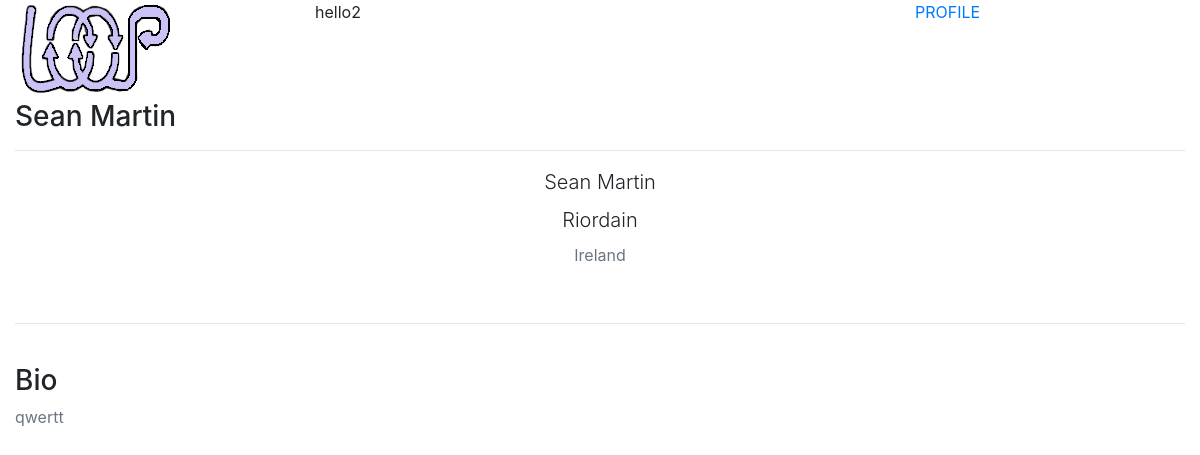
/profiles/4/detail/ (signed in), run on the app's committed database.
### profiles/models.py (models this page shows, shortened)
class Profile(models.Model):
    user = models.OneToOneField(
        User,
        default=1,
        on_delete=models.CASCADE
    )
    fname = models.CharField(max_length=100)
    lname = models.CharField(max_length=100)
    age = models.IntegerField()
    gender = models.CharField(
        max_length=5,
        default=1,
        choices=GENDER_CHOICES
    )
    status = models.CharField(
        max_length=10,
        default=1,
        choices=STATUS_CHOICES
    )
    location = models.CharField(max_length=100, default='Ireland')
    bio = models.TextField(blank=True, default='I have no bio yet :(')
    created_at = models.DateTimeField(auto_now_add=True)
    objects = ProfileManager()

### profiles/views.py (the view)
class ProfileDetailView(LoginRequiredMixin, DetailView):
  queryset = Profile.objects.all()
  context_object_name = 'profile'
  def get_object(self, *args, **kwargs):
    return get_object_or_404(
      Profile,
      pk=self.kwargs.get('id')
    )
  def get_context_data(self, *args, **kwargs):
    context = super(ProfileDetailView, self).get_context_data(*args, **kwargs)
    context['title'] = self.get_object().fname
    return context

### user/models.py (called while the page is built)
    @property
    def is_active(self, *args, **kwargs):
	    return self.active

### profiles/templates/profiles/profile_detail.html (shortened to what this page needs)
{% extends "base.html" %}
{% block content %}
<div class="profiles-detail">
  <header class="page-header d-flex">
    <h3 class="page-heading m-0">{{title}}</h3>
  </header>
  <hr>
  <div class="profile-detail-inner d-detail-grid">
    <div class="text-center">
      <p class="lead mb-2">{{profile.fname}}</p>
      <p class="lead mb-2">{{profile.lname}}</p>
      <p class="text-muted">{{profile.location}}</p>
    </div>
  </div>
  <br>
  <hr>
  <br>
  <div class="row">
    <div class="col-sm-12 col-md-6">
      <h3>Bio</h3>
      <p class="text-muted">{{profile.bio}}</p>
    </div>
  </div>
</div>
{% endblock content %}

### data on the page
Profile: fname "Sean Martin", lname "Riordain", location "Ireland", bio "qwertt"
